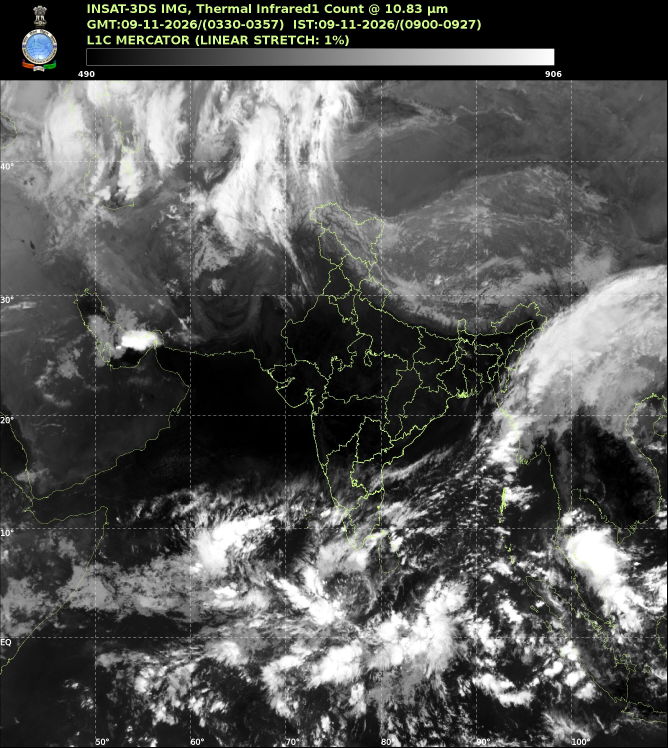
#> input picture datasets/raw/insat3d/INSAT3D_ASIA_IR1_20261109_041146.jpg, 2002 x 2242 px (shown at 1/3 size); its folder holds only this picture in this run
$ python process_satellite_crops.py
#> lines starting #> are read from the running program, lines starting #| are printed output that depends on the picture
"""
Satellite Image Processing Pipeline:
1. Loads full-disk/sector INSAT-3D Infrared (IR1) imagery.
2. Crops storm-centered region (cyclone eye and spiral rainbands).
3. Applies cloud region enhancement and noise removal.
4. Resizes to standard model resolution (224x224) for CNN/AlexNet/EfficientNet.
"""

import os
import glob
from PIL import Image, ImageOps, ImageEnhance
import numpy as np
import pandas as pd

RAW_IMG_DIR = os.path.join("datasets", "raw", "insat3d")
PROCESSED_IMG_DIR = os.path.join("datasets", "processed", "images")
METADATA_PATH = os.path.join("datasets", "processed", "metadata.csv")


def enhance_cloud_structure(crop_img):
    """
    Enhances cyclone cloud structures and eye definition from IR imagery:
    - Converts to Grayscale (representing cloud-top temperatures).
    - Contrast stretching / Autocontrast (highlights cold cloud-tops in white).
    - Sharpness enhancement to define cyclone spiral bands.
    """
    # Convert to grayscale
    gray = crop_img.convert("L")
    # Enhance contrast (cloud-top cold peaks vs warmer background)
    contrasted = ImageOps.autocontrast(gray, cutoff=2)
    # Enhance sharpness for spiral bands
    enhancer = ImageEnhance.Sharpness(contrasted)
    sharpened = enhancer.enhance(1.5)
    return sharpened


def crop_and_standardize_satellite_frame(source_img_path, output_filename, box=None):
    """
    Crops region of interest from satellite image and standardizes to 224x224.
    """
    os.makedirs(PROCESSED_IMG_DIR, exist_ok=True)
    img = Image.open(source_img_path)
#> img is the input picture: PIL image 2002x2242 RGB; mean R, G, B 86.1, 86.8, 85.2
    width, height = img.size
#> width = 2002; height = 2242

    # If no specific bounding box is provided, center-crop the Indian Ocean basin
    if box is None:
        # Default crop over Bay of Bengal / Arabian Sea region of the Asia sector
        left = int(width * 0.35)
#> left = 700
        top = int(height * 0.40)
#> top = 896
        right = int(width * 0.70)
#> right = 1401
        bottom = int(height * 0.75)
#> bottom = 1681
        box = (left, top, right, bottom)
#> box = (700, 896, 1401, 1681)

    crop = img.crop(box)
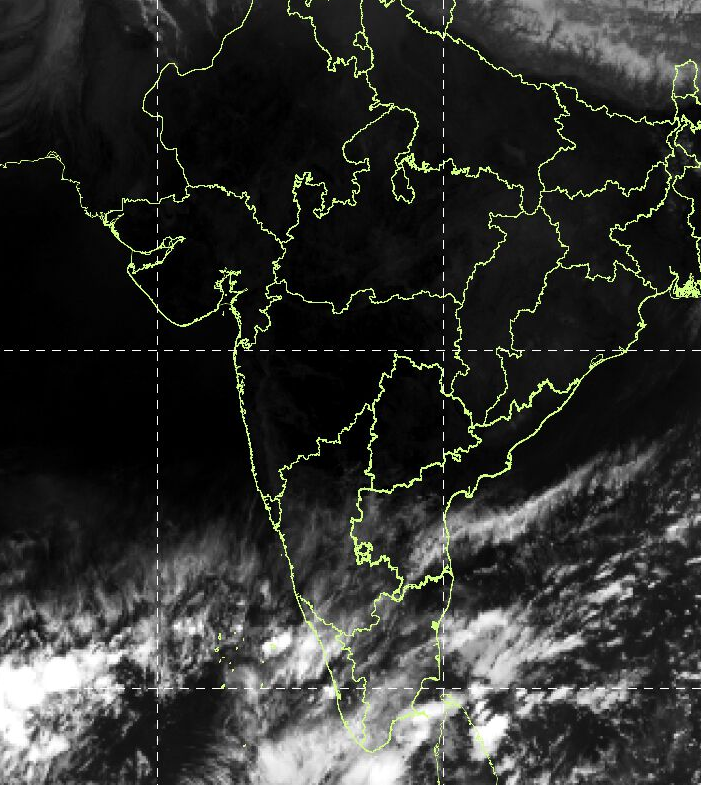
#> crop: PIL image 701x785 RGB; mean R, G, B 47.8, 49, 46.1
    enhanced = enhance_cloud_structure(crop)
#> in enhance_cloud_structure, `gray = crop_img.convert("L")`:
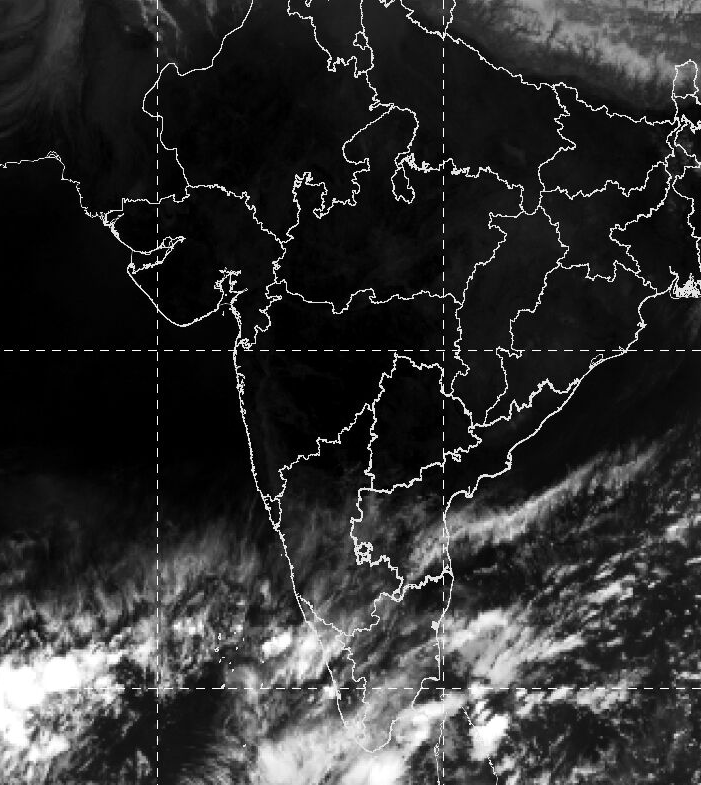
#> gray: PIL image 701x785 L; min 0, max 255, mean 48.3
    final_224 = enhanced.resize((224, 224), Image.Resampling.LANCZOS)
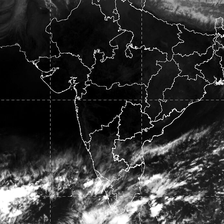
#> final_224: PIL image 224x224 L; min 0, max 255, mean 51.4

    output_path = os.path.join(PROCESSED_IMG_DIR, output_filename)
    final_224.save(output_path, "PNG")
    return output_path


def demo_process_satellite_images():
    print("=" * 60)
    print("DEMO: PROCESSING INSAT-3D SATELLITE IMAGES FOR CNN")
    print("=" * 60)

    # Find downloaded INSAT-3D IR images
    ir_images = glob.glob(os.path.join(RAW_IMG_DIR, "*IR1*.jpg"))
    if not ir_images:
        print(f"No IR images found in {RAW_IMG_DIR}.")
        return

    for ir_img_path in ir_images:
        base = os.path.basename(ir_img_path)
        print(f"\nProcessing Satellite Frame: {base}")
        # Crop 1: Regional Indian Ocean / Bay of Bengal Sector
        out1 = crop_and_standardize_satellite_frame(
            ir_img_path,
            f"processed_224x224_BayOfBengal_{base.replace('.jpg', '.png')}"
        )
        print(f" [OK] Generated 224x224 CNN input: {out1}")

        # Crop 2: Arabian Sea Sector
        img = Image.open(ir_img_path)
        w, h = img.size
#> w = 2002; h = 2242
        as_box = (int(w * 0.20), int(h * 0.42), int(w * 0.50), int(h * 0.72))
#> as_box = (400, 941, 1001, 1614)
        out2 = crop_and_standardize_satellite_frame(
            ir_img_path,
            f"processed_224x224_ArabianSea_{base.replace('.jpg', '.png')}",
            box=as_box
        )
#> call 2 of crop_and_standardize_satellite_frame, with box = (400, 941, 1001, 1614)
#> in crop_and_standardize_satellite_frame (call 2), `crop = img.crop(box)`:
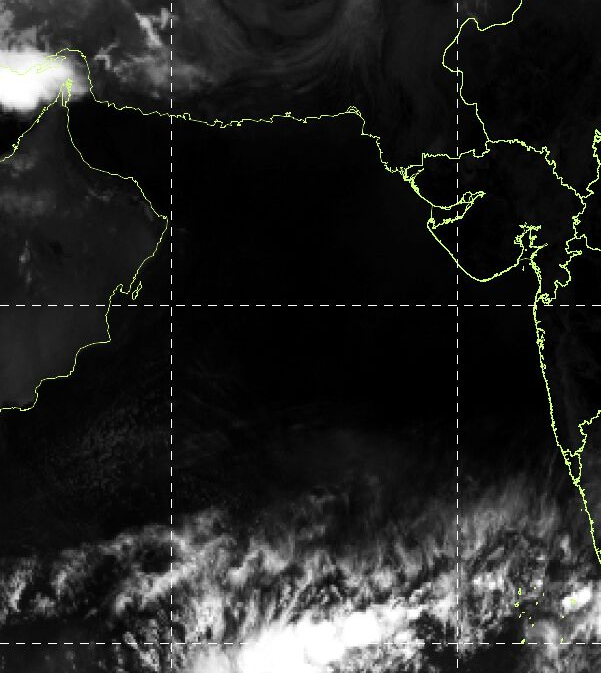
#> crop: PIL image 601x673 RGB; mean R, G, B 36.5, 37, 35.8
#> in crop_and_standardize_satellite_frame (call 2), `final_224 = enhanced.resize((224, 224), Image.Resampling.LANCZOS)`:
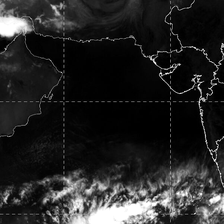
#> final_224: PIL image 224x224 L; min 0, max 255, mean 37.6
        print(f" [OK] Generated 224x224 CNN input: {out2}")
#|  [OK] Generated 224x224 CNN input: datasets/processed/images/processed_224x224_ArabianSea_INSAT3D_ASIA_IR1_20261109_041146.png

    print("\n" + "=" * 60)
    print("Image preprocessing finished successfully!")
    print(f"Cropped 224x224 patches stored in: {PROCESSED_IMG_DIR}")
    print("=" * 60)


if __name__ == "__main__":
    demo_process_satellite_images()

$ run again, on datasets/raw/insat3d/INSAT3D_ASIA_IR1_20261118_202826.jpg
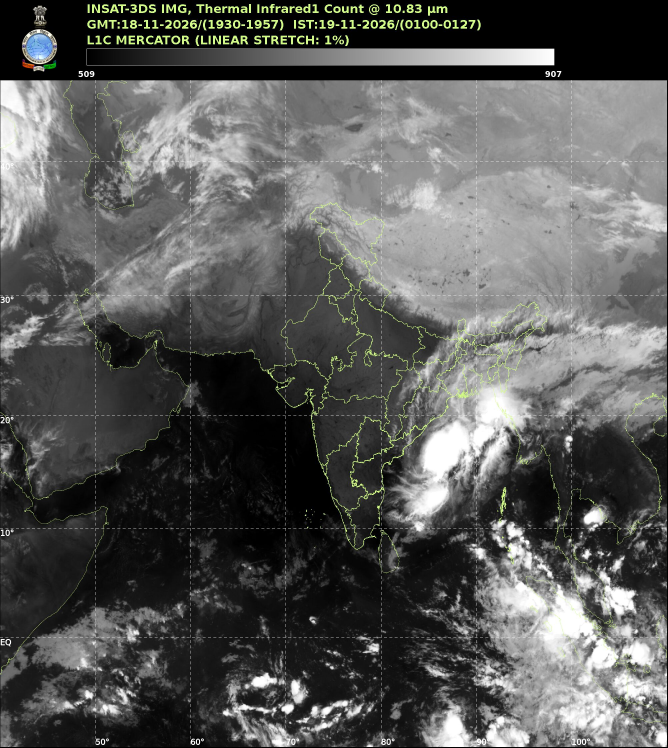
#> input picture datasets/raw/insat3d/INSAT3D_ASIA_IR1_20261118_202826.jpg, 2002 x 2242 px (shown at 1/3 size)
#> in crop_and_standardize_satellite_frame, img is the input picture: PIL image 2002x2242 RGB; mean R, G, B 89.9, 90.6, 88.9
#> crop: PIL image 601x673 RGB
#> gray: PIL image 601x673 L
#> in enhance_cloud_structure (call 2), `contrasted = ImageOps.autocontrast(gray, cutoff=2)`:
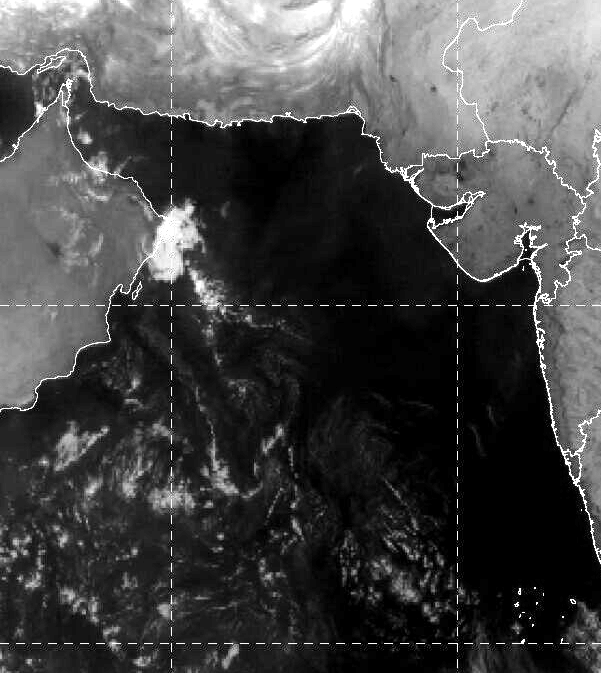
#> contrasted: PIL image 601x673 L; min 0, max 255, mean 69.9
#> sharpened: PIL image 601x673 L
#> in crop_and_standardize_satellite_frame (call 2), `final_224 = enhanced.resize((224, 224), Image.Resampling.LANCZOS)`:
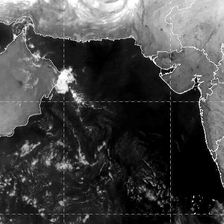
#> final_224: PIL image 224x224 L; min 0, max 255, mean 69.3
#|  [OK] Generated 224x224 CNN input: datasets/processed/images/processed_224x224_ArabianSea_INSAT3D_ASIA_IR1_20261118_202826.png

$ run again, on datasets/raw/insat3d/INSAT3D_RAPID_SCAN_IR1_20261109_041149.jpg
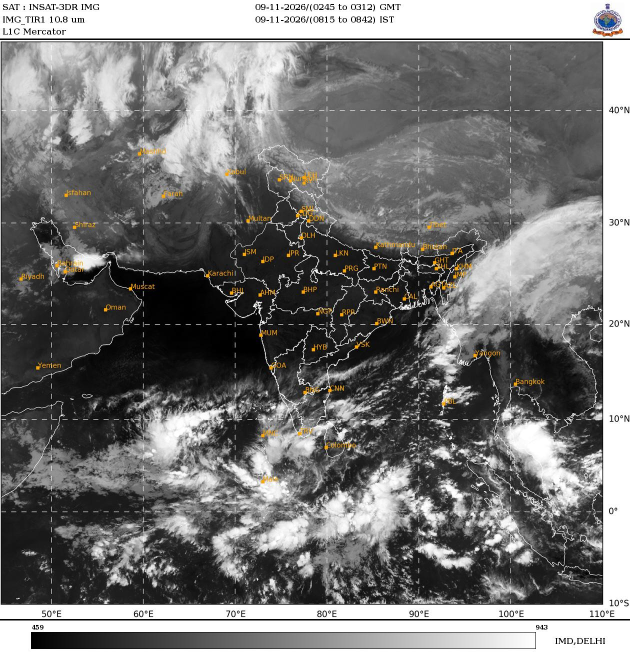
#> input picture datasets/raw/insat3d/INSAT3D_RAPID_SCAN_IR1_20261109_041149.jpg, 1260 x 1319 px (shown at 1/2 size)
#> in crop_and_standardize_satellite_frame, img is the input picture: PIL image 1260x1319 RGB; mean R, G, B 120.8, 120.3, 119.5
#> crop: PIL image 378x396 RGB
#> gray: PIL image 378x396 L
#> in enhance_cloud_structure (call 2), `contrasted = ImageOps.autocontrast(gray, cutoff=2)`:
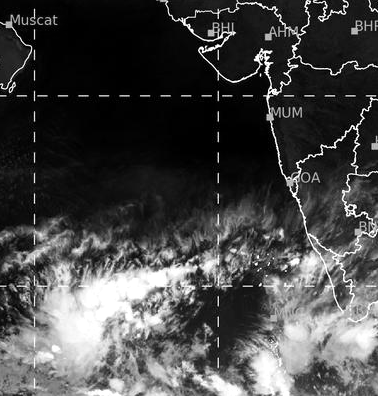
#> contrasted: PIL image 378x396 L; min 0, max 255, mean 70.7
#> sharpened: PIL image 378x396 L
#> in crop_and_standardize_satellite_frame (call 2), `final_224 = enhanced.resize((224, 224), Image.Resampling.LANCZOS)`:
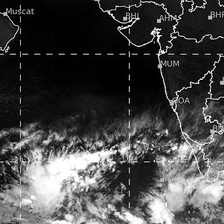
#> final_224: PIL image 224x224 L; min 0, max 255, mean 70.6
#|  [OK] Generated 224x224 CNN input: datasets/processed/images/processed_224x224_ArabianSea_INSAT3D_RAPID_SCAN_IR1_20261109_041149.png

$ run again, on datasets/raw/insat3d/INSAT3D_RAPID_SCAN_IR1_20261118_202830.jpg
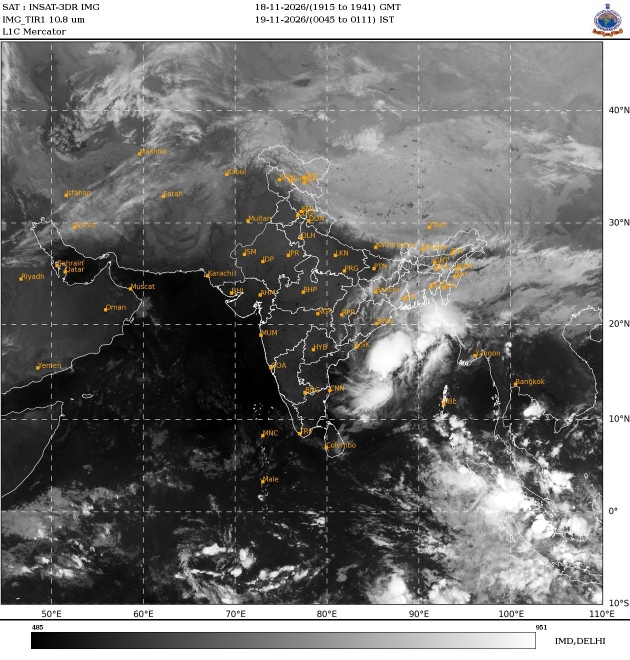
#> input picture datasets/raw/insat3d/INSAT3D_RAPID_SCAN_IR1_20261118_202830.jpg, 1260 x 1319 px (shown at 1/2 size)
#> in crop_and_standardize_satellite_frame, img is the input picture: PIL image 1260x1319 RGB; mean R, G, B 118.2, 117.7, 116.9
#> crop: PIL image 378x396 RGB
#> gray: PIL image 378x396 L
#> in enhance_cloud_structure (call 2), `contrasted = ImageOps.autocontrast(gray, cutoff=2)`:
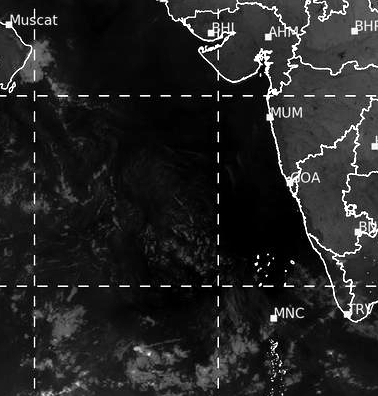
#> contrasted: PIL image 378x396 L; min 0, max 255, mean 36.6
#> sharpened: PIL image 378x396 L
#> in crop_and_standardize_satellite_frame (call 2), `final_224 = enhanced.resize((224, 224), Image.Resampling.LANCZOS)`:
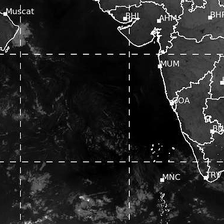
#> final_224: PIL image 224x224 L; min 0, max 255, mean 36.1
#|  [OK] Generated 224x224 CNN input: datasets/processed/images/processed_224x224_ArabianSea_INSAT3D_RAPID_SCAN_IR1_20261118_202830.png
